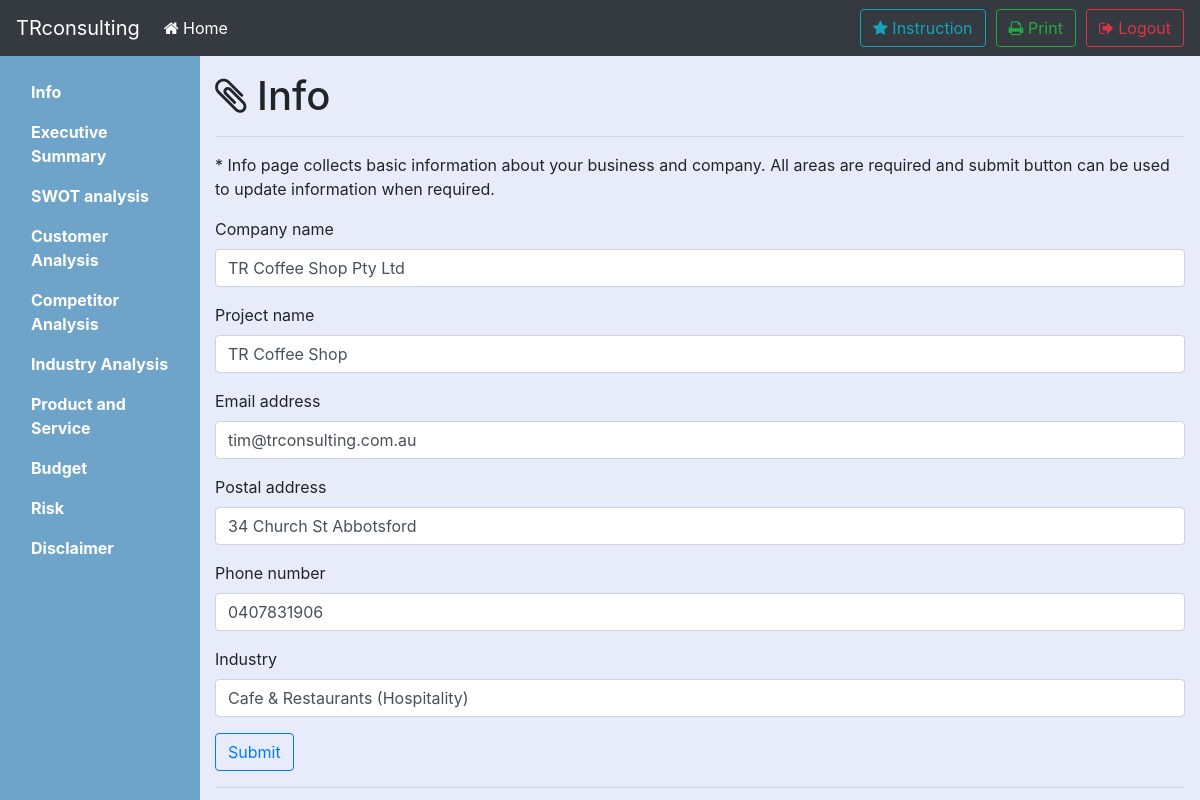
The page /1/info (signed in) on the database its author committed.
### tables this page shows
CREATE TABLE INFO(pid INTEGER PRIMARY KEY, c_name VARCHAR, p_name VARCHAR, e_addr VARCHAR, p_addr VARCHAR, num VARCHAR,industry VARCHAR);

### bpb.py (the view)
@app.route('/<int:pid>/info',methods=['GET','POST'])
def info(pid):
	if login_status(session,pid):
		if request.method == 'GET':
			data=db_func.select_record('info',pid)
			return render_template('info.html',data=data)
		elif request.method == 'POST':
			c_name = request.form['theName']
			p_name = request.form['projectName']
			e_addr = request.form['theEmail']
			p_addr = request.form['postAddr']
			num = request.form['phoneNum']
			industry = request.form['theIndustry']
			if db_func.validate_content(db_func.select_record('info',pid)):
				db_func.update_info(pid,c_name,p_name,e_addr,p_addr,num,industry)
				flash('successfully update !')
				return redirect('/%d/info' % pid)
			else:
				db_func.insert_info(pid, c_name,p_name,e_addr,p_addr,num,industry)
				flash('successfully insert !')
				return redirect('/%d/info' % pid)
		else:
			return redirect(url_for('login'))
	return redirect(url_for('login'))

### bpb.py (called while the page is built)
def login_status(session,pid):
	if 'logged_in' in session:
		if session['logged_in'] == True and session['project_number'][0] == pid:
			return True
		else:
			return False
	return False

### db_func.py (called while the page is built)
def select_record(table,pid):
	conn = sqlite3.connect('test.db')
	c = conn.cursor()
	c.execute('''SELECT * FROM '%s' WHERE pid='%d' ''' % (table,pid))
	content = c.fetchall()
	conn.commit()
	conn.close()
	return content

### templates/info.html (shortened to what this page needs)
{% extends "layout.html" %}
{% block main %}
<main class="col-sm-9 ml-sm-auto col-md-10 pt-3" style="background-color:#e8ecfa;" role="main">
  <h1><i class="fa fa-paperclip" aria-hidden="true"></i> Info</h1>
  <section class="placeholders" >
    <div>
      <hr>
      {% if data[0] %}
      <form method="post">
        <blockquote>* Info page collects basic information about your business and company. All areas are required and submit button can be used to update information when required.</blockquote>
        <div class="form-group">
          <label>Company name</label>
          <input name="theName" value="{{ data[0][1] }}" type="text" class="form-control" placeholder="Company name" required="" autofocus="">
        </div>
        <div class="form-group">
          <label>Project name</label>
          <input name="projectName" value="{{ data[0][2] }}" type="text" class="form-control" placeholder="Project name" required="" autofocus="">
        </div>
        <div class="form-group">
          <label>Email address</label>
          <input  name="theEmail" value="{{ data[0][3] }}" type="email" class="form-control" placeholder="Email" required="" autofocus="">
        </div>
        <div class="form-group">
          <label>Postal address</label>
          <input name="postAddr" value="{{ data[0][4] }}" type="address" class="form-control" placeholder="Postal Address" required="" autofocus"">
        </div>
        <div class="form-group">
          <label>Phone number</label>
          <input name="phoneNum" value="{{ data[0][5] }}" type="number" class="form-control" placeholder="Phone number" required="" autofocus"">
        </div>
        <div class="form-group">
          <label>Industry</label>
          <input name="theIndustry" value="{{ data[0][6] }}" class="form-control" placeholder="Industry" required="" autofocus="">
        </div>
        <input class="btn btn-outline-primary" method = "post" type="submit" value="Submit"></input>
        <hr>
      </form>
        {% endif %}
    </div>
  </section>
</main>
{% endblock %}

### templates/layout.html (style rules this page uses)
main { "background-color:#f4f4f4;" }

### rows shown on the page
INFO: theName "TR Coffee Shop Pty Ltd", projectName "TR Coffee Shop", theEmail "tim@trconsulting.com.au", postAddr "34 Church St Abbotsford", phoneNum "0407831906", theIndustry "Cafe & Restaurants (Hospitality)"
